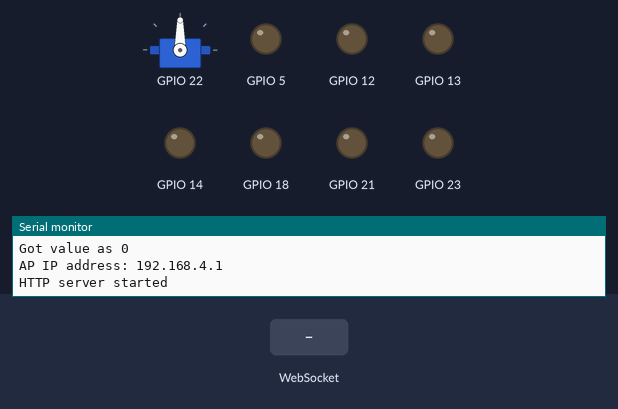
This sketch was run on a simulated ESP32. On the bench: servo, output pins drawn as LEDs (lit = HIGH), the last lines printed to the serial monitor. Inputs (shaded band) come from the test bench.

Above: at 1.2 s.
1.3 s: WebSocket text "ServoAngle" received
At 2.5 s:
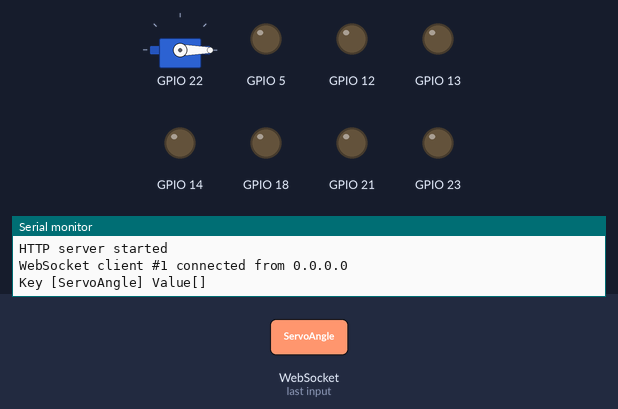
2.8 s: WebSocket text "MoveCar" received
4.3 s: WebSocket text "Speed" received
Timing chart, 0 to 7.3 s (numbered marks = the images above; inputs shaded):
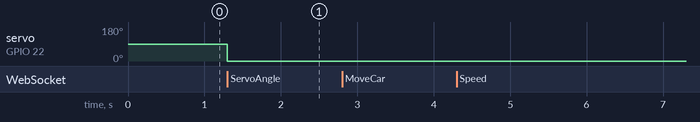

The sketch:

destiny.ino
```cpp
#include <Arduino.h>
#ifdef ESP32
#include <WiFi.h>
#include <AsyncTCP.h>
#elif defined(ESP8266)
#include <ESP8266WiFi.h>
#include <ESPAsyncTCP.h>
#endif
#include <ESPAsyncWebServer.h>
#include <ESP32Servo.h>
#include <sstream>

struct MOTOR_PINS
{
  int pinEn;
  int pinIN1;
  int pinIN2;
};

struct SERVO_RELAY_PINS
{
  int pinServo;
  int pinRelay;
};

std::vector<MOTOR_PINS> motorPins =
{
  {13, 14, 12},  //RIGHT_MOTOR Pins (EnA, IN1, IN2)
  {21, 5, 18},  //LEFT_MOTOR  Pins (EnB, IN3, IN4)
};

SERVO_RELAY_PINS servoRelayPins = {22, 23};   // servo and relay pins(servo,relay)

#define UP 1
#define DOWN 2
#define LEFT 4
#define RIGHT 3
#define STOP 0

#define RIGHT_MOTOR 0
#define LEFT_MOTOR 1

#define FORWARD 1
#define BACKWARD -1

const int PWMFreq = 1000;
const int PWMResolution = 8;
const int PWMSpeedChannel = 4;

Servo myservo;

const char* ssid     = "Fire Engine";
const char* password = "12345678910";

AsyncWebServer server(80);
AsyncWebSocket wsCarInput("/CarInput");

const char* htmlHomePage PROGMEM = R"HTMLHOMEPAGE(
<!DOCTYPE html>
<html>
  <head>
      <meta name="viewport" content="width=device-width, initial-scale=1, maximum-scale=1, user-scalable=no">
      <style>
          .arrows {
              font-size: 42px;
              color: #50c3ff;
          }
          td.button {
              background-color: #7c7c7c;
              border-radius: 25%;
              box-shadow: 0px 0px 2px 1.5px #45c8ff;
          }
          td.button:active {
              transform: translate(2px, 2px);
              box-shadow: none;
          }
          html {
              height: 100%;
              width: 100%;
          }
          .noselect {
              -webkit-touch-callout: none;
              -webkit-user-select: none;
              -khtml-user-select: none;
              -moz-user-select: none;
              -ms-user-select: none;
              user-select: none;
              background-color: #494949;
              width: 100%;
              height: 92vh;
              margin: 0;
              padding: 0;
          }
          .slidecontainer {
              width: 100%;
          }
          .slider {
              -webkit-appearance: none;
              width: 100%;
              height: 20px;
              border-radius: 5px;
              background: #999999;
              outline: none;
              opacity: 0.7;
              -webkit-transition: .2s;
              transition: opacity .2s;
          }
          .slider:hover {
              opacity: 1;
          }
          .slider::-webkit-slider-thumb {
              -webkit-appearance: none;
              appearance: none;
              width: 10vmin;
              height: 10vmin;
              border-radius: 30%;
              background: #c9ff90;
              cursor: pointer;
          }
          .slider::-moz-range-thumb {
              width: 20%;
              height: 20%;
              border-radius: 50%;
              background: red;
              cursor: pointer;
          }
          @font-face {
              font-family: 'Orbitron';
              font-style: normal;
              font-weight: 400;
              src: url(https://fonts.gstatic.com/s/orbitron/v31/yMJMMIlzdpvBhQQL_SC3X9yhF25-T1nyGy6BoWgz.woff2) format('woff2');
              unicode-range: U+0000-00FF, U+0131, U+0152-0153, U+02BB-02BC, U+02C6, U+02DA, U+02DC, U+0304, U+0308, U+0329, U+2000-206F, U+2074, U+20AC, U+2122, U+2191, U+2193, U+2212, U+2215, U+FEFF, U+FFFD;
          }
      </style>
  </head>
  <body class="noselect" align="center">
      <h1 style="color: rgb(255 205 75);text-align:center; margin: 8vh;font-family: cursive;">R/C FIRE FIGHTING BOT</h1>
      <h2 style="color: #d5ffa9;text-align:center;font-family: cursive;">Controls</h2>
      <table id="mainTable" style="width: 92%;margin:auto;table-layout:fixed;margin-top: 12vh;" CELLSPACING=10>
          <tr>
              <td></td>
              <td class="button" ontouchstart='sendButtonInput("MoveCar","1")'
                  ontouchend='sendButtonInput("MoveCar","0")'><span class="arrows">&#8679;</span></td>
              <td></td>
          </tr>
          <tr>
              <td class="button" ontouchstart='sendButtonInput("MoveCar","3")'
                  ontouchend='sendButtonInput("MoveCar","0")'><span class="arrows">&#8678;</span></td>
              <td class="button"></td>
              <td class="button" ontouchstart='sendButtonInput("MoveCar","4")'
                  ontouchend='sendButtonInput("MoveCar","0")'><span class="arrows">&#8680;</span></td>
          </tr>
          <tr>
              <td></td>
              <td class="button" ontouchstart='sendButtonInput("MoveCar","2")'
                  ontouchend='sendButtonInput("MoveCar","0")'><span class="arrows">&#8681;</span></td>
              <td></td>
          </tr>
          <tr />
          <tr />
          <tr />
          <tr />
          <tr />
          <tr />
          <tr>
              <td style="text-align:left;font-size:25px"><b style="color: #d5ffa9;font-family: cursive;">Speed:</b></td>
              <td colspan=2>
                  <div class="slidecontainer">
                      <input type="range" min="0" max="255" value="150" class="slider" id="Speed"
                          oninput='sendButtonInput("Speed",value)'>
                  </div>
              </td>
          </tr>
          <tr>
              <td style="text-align:left;font-size:25px"><b style="color: #d5ffa9;font-family: cursive;">Servo Angle:</b></td>
              <td colspan=2>
                  <div class="slidecontainer">
                      <input type="range" min="0" max="180" value="90" class="slider" id="ServoAngle"
                          oninput='sendButtonInput("ServoAngle",value)'>
                  </div>
              </td>
          </tr>
          <tr>
              <td style="text-align:left;font-size:25px"><b style="color: #d5ffa9;font-family: cursive;">Pump State:</b></td>
              <td colspan=2>
                  <div class="slidecontainer">
                      <input type="range" min="0" max="1" value="0" class="slider" id="RelayState"
                          oninput='sendButtonInput("RelayState",this.value)'>
                  </div>
              </td>
          </tr>
      </table>
      <script>
          var webSocketCarInputUrl = "ws:\/\/" + window.location.hostname + "/CarInput";
          var websocketCarInput;
          function initCarInputWebSocket() {
              websocketCarInput = new WebSocket(webSocketCarInputUrl);
              websocketCarInput.onopen = function (event) {
                  var speedButton = document.getElementById("Speed");
                  sendButtonInput("Speed", speedButton.value);

                  var servoAngle = document.getElementById("ServoAngle");
                  sendButtonInput("ServoAngle", servoAngle.value);

                  var relayState = document.getElementById("RelayState");
                  sendButtonInput("RelayState", relayState.value);
              };
              websocketCarInput.onclose = function (event) { setTimeout(initCarInputWebSocket, 2000); };
              websocketCarInput.onmessage = function (event) { };
          }
          function sendButtonInput(key, value) {
              var data = key + "," + value;
              websocketCarInput.send(data);
          }
          window.onload = initCarInputWebSocket;
          document.getElementById("mainTable").addEventListener("touchend", function (event) {
              event.preventDefault()
          });
      </script>
  </body>
</html>
)HTMLHOMEPAGE";


void rotateMotor(int motorNumber, int motorDirection)
{
  if (motorDirection == FORWARD)
  {
    digitalWrite(motorPins[motorNumber].pinIN1, HIGH);
    digitalWrite(motorPins[motorNumber].pinIN2, LOW);
  }
  else if (motorDirection == BACKWARD)
  {
    digitalWrite(motorPins[motorNumber].pinIN1, LOW);
    digitalWrite(motorPins[motorNumber].pinIN2, HIGH);
  }
  else
  {
    digitalWrite(motorPins[motorNumber].pinIN1, LOW);
    digitalWrite(motorPins[motorNumber].pinIN2, LOW);
  }
}

void moveCar(int inputValue)
{
  Serial.printf("Got value as %d\n", inputValue);
  rotateMotor(RIGHT_MOTOR, STOP);
  rotateMotor(LEFT_MOTOR, STOP);

  switch (inputValue)
  {

    case UP:
      rotateMotor(RIGHT_MOTOR, FORWARD);
      rotateMotor(LEFT_MOTOR, FORWARD);
      break;

    case DOWN:
      rotateMotor(RIGHT_MOTOR, BACKWARD);
      rotateMotor(LEFT_MOTOR, BACKWARD);
      break;

    case LEFT:
      rotateMotor(RIGHT_MOTOR, FORWARD);
      rotateMotor(LEFT_MOTOR, BACKWARD);
      break;

    case RIGHT:
      rotateMotor(RIGHT_MOTOR, BACKWARD);
      rotateMotor(LEFT_MOTOR, FORWARD);
      break;

    case STOP:
      rotateMotor(RIGHT_MOTOR, STOP);
      rotateMotor(LEFT_MOTOR, STOP);
      break;

    default:
      rotateMotor(RIGHT_MOTOR, STOP);
      rotateMotor(LEFT_MOTOR, STOP);
      break;
  }
}

void controlServo(int angle)
{
  angle = constrain(angle, 0, 180);
  myservo.write(angle);
}

void controlRelay(bool state)
{
  digitalWrite(servoRelayPins.pinRelay, state ? HIGH : LOW);
}

void handleRoot(AsyncWebServerRequest *request)
{
  request->send_P(200, "text/html", htmlHomePage);
}

void handleNotFound(AsyncWebServerRequest *request)
{
  request->send(404, "text/plain", "File Not Found");
}

void onCarInputWebSocketEvent(AsyncWebSocket *server,
  AsyncWebSocketClient *client,
  AwsEventType type,
  void *arg,
  uint8_t *data,
  size_t len)
{
  switch (type)
  {
    case WS_EVT_CONNECT:
      Serial.printf("WebSocket client #%u connected from %s\n", client->id(), client->remoteIP().toString().c_str());
      break;
    case WS_EVT_DISCONNECT:
      Serial.printf("WebSocket client #%u disconnected\n", client->id());
      moveCar(STOP);
      break;
    case WS_EVT_DATA:
      AwsFrameInfo *info;
      info = (AwsFrameInfo*)arg;
      if (info->final && info->index == 0 && info->len == len && info->opcode == WS_TEXT)
      {
        std::string myData = "";
        myData.assign((char *)data, len);
        std::istringstream ss(myData);
        std::string key, value;
        std::getline(ss, key, ',');
        std::getline(ss, value, ',');
        Serial.printf("Key [%s] Value[%s]\n", key.c_str(), value.c_str());
        int valueInt = atoi(value.c_str());
        if (key == "MoveCar")
        {
          moveCar(valueInt);
        }
        else if (key == "Speed")
        {
          ledcWrite(PWMSpeedChannel, valueInt);
        }
        else if (key == "ServoAngle")
        {
          controlServo(valueInt);
        }
        else if (key == "RelayState")
        {
          controlRelay(valueInt != 0);
        }
      }
      break;
    case WS_EVT_PONG:
    case WS_EVT_ERROR:
      break;
    default:
      break;
  }
}

void setUpPinModes()
{

  ledcSetup(PWMSpeedChannel, PWMFreq, PWMResolution);

  for (int i = 0; i < motorPins.size(); i++)
  {
    pinMode(motorPins[i].pinEn, OUTPUT);
    pinMode(motorPins[i].pinIN1, OUTPUT);
    pinMode(motorPins[i].pinIN2, OUTPUT);


    ledcAttachPin(motorPins[i].pinEn, PWMSpeedChannel);
  }


  myservo.attach(servoRelayPins.pinServo);


  pinMode(servoRelayPins.pinRelay, OUTPUT);
  controlRelay(false);

  moveCar(STOP);
}

void setup(void)
{
  setUpPinModes();
  Serial.begin(115200);

  WiFi.softAP(ssid, password);
  IPAddress IP = WiFi.softAPIP();
  Serial.print("AP IP address: ");
  Serial.println(IP);

  server.on("/", HTTP_GET, handleRoot);
  server.onNotFound(handleNotFound);

  wsCarInput.onEvent(onCarInputWebSocketEvent);
  server.addHandler(&wsCarInput);

  server.begin();
  Serial.println("HTTP server started");
}

void loop()
{
  wsCarInput.cleanupClients();
}
```

Measured:
- after the input at 1.3 s, servo on GPIO 22: 90° → 0° at once
